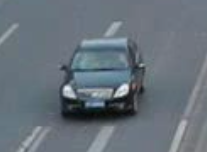
#> input picture RESULTS/vehicle.png, 207 x 152 px
$ python HistogramEq.py
#> lines starting #> are read from the running program, lines starting #| are printed output that depends on the picture
import cv2
import numpy as np
import matplotlib.pyplot as plt

# Load an example image
image_path = 'vehicle.png'  # Replace with your image path
image = cv2.imread(image_path)
#> image is the input picture: shape (152, 207, 3); mean B, G, R 123.1, 114, 103.8
image_rgb = cv2.cvtColor(image, cv2.COLOR_BGR2RGB)  # Convert BGR to RGB

# Convert RGB to Grayscale
gray_image = cv2.cvtColor(image_rgb, cv2.COLOR_RGB2GRAY)

# Convert RGB to HSV
hsv_image = cv2.cvtColor(image_rgb, cv2.COLOR_RGB2HSV)
#> hsv_image: shape (152, 207, 3); mean H, S, V 104.6, 41.4, 123.1

# Extract H, S, and V channels
h_channel, s_channel, v_channel = cv2.split(hsv_image)
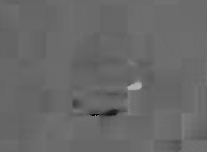
#> h_channel: shape (152, 207); min 0, max 177, mean 104.6
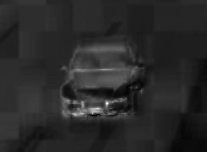
#> s_channel: shape (152, 207); min 0, max 255, mean 41.4
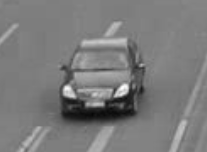
#> v_channel: shape (152, 207); min 6, max 251, mean 123.1

# Combine channels
h_plus_v = cv2.addWeighted(h_channel, 0.5, v_channel, 0.5, 0)
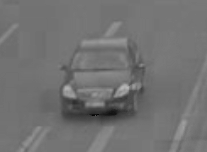
#> h_plus_v: shape (152, 207); min 4, max 184, mean 113.8
h_plus_s = cv2.addWeighted(h_channel, 0.5, s_channel, 0.5, 0)
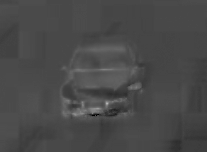
#> h_plus_s: shape (152, 207); min 0, max 181, mean 72.9
s_plus_v = cv2.addWeighted(s_channel, 0.5, v_channel, 0.5, 0)
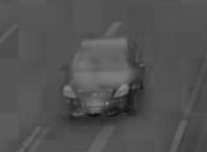
#> s_plus_v: shape (152, 207); min 4, max 138, mean 82.3
h_plus_s_plus_v = cv2.addWeighted(h_plus_s, 0.5, v_channel, 0.5, 0)
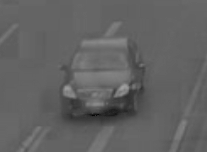
#> h_plus_s_plus_v: shape (152, 207); min 4, max 159, mean 98.1

# Plot the images
plt.figure(figsize=(8, 6))

plt.subplot(3, 4, 1)
plt.imshow(image_rgb)
plt.title('Original RGB Image')
plt.axis('off')

plt.subplot(3, 4, 2)
plt.imshow(gray_image, cmap='gray')
plt.title('Grayscale Image')
plt.axis('off')

plt.subplot(3, 4, 3)
plt.imshow(hsv_image)
plt.title('HSV Image')
plt.axis('off')

plt.subplot(3, 4, 5)
plt.imshow(h_channel, cmap='hsv')
plt.title('Hue Channel')
plt.axis('off')

plt.subplot(3, 4, 6)
plt.imshow(s_channel, cmap='gray')
plt.title('Saturation Channel')
plt.axis('off')

plt.subplot(3, 4, 7)
plt.imshow(v_channel, cmap='gray')
plt.title('Value Channel')
plt.axis('off')

plt.subplot(3, 4, 9)
plt.imshow(h_plus_v, cmap='gray')
plt.title('Hue + Value')
plt.axis('off')

plt.subplot(3, 4, 10)
plt.imshow(h_plus_s, cmap='gray')
plt.title('Hue + Saturation')
plt.axis('off')

plt.subplot(3, 4, 11)
plt.imshow(s_plus_v, cmap='gray')
plt.title('Saturation + Value')
plt.axis('off')

plt.subplot(3, 4, 12)
plt.imshow(h_plus_s_plus_v, cmap='gray')
plt.title('Hue + Saturation + Value')
plt.axis('off')

plt.tight_layout()
plt.show()

$ run again, with RESULTS/color channels.png copied over RESULTS/vehicle.png
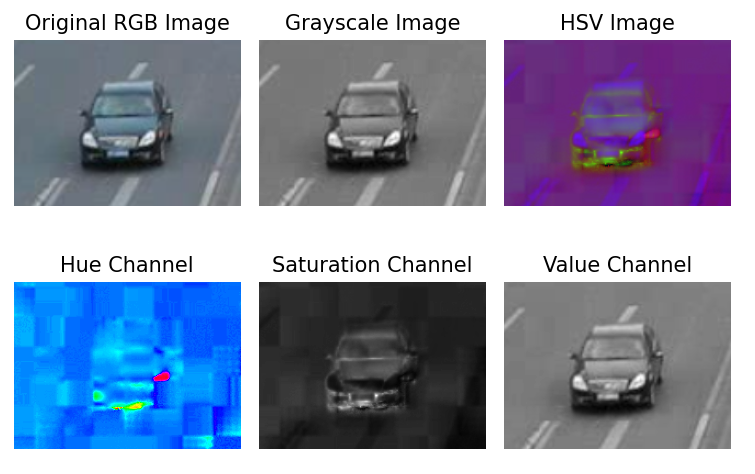
#> input picture RESULTS/color channels.png, 755 x 474 px
#> image is the input picture: shape (474, 755, 3); mean B, G, R 172.5, 149.7, 141.9
#> hsv_image: shape (474, 755, 3); mean H, S, V 36.7, 49.8, 173.2
#> `h_plus_s = cv2.addWeighted(h_channel, 0.5, s_channel, 0.5, 0)`:
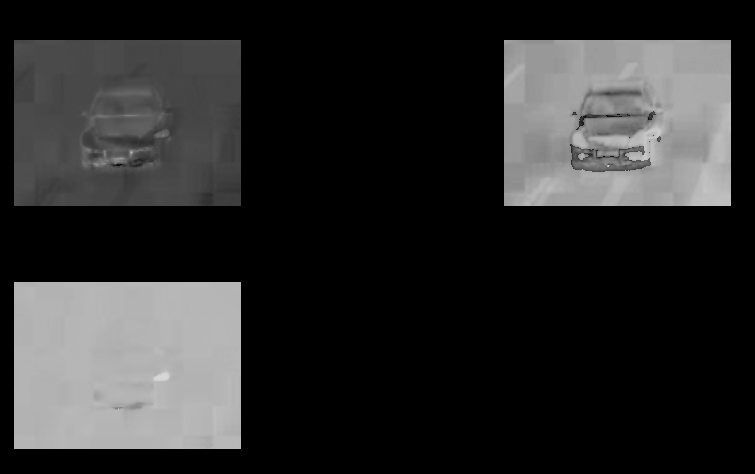
#> h_plus_s: shape (474, 755); min 0, max 216, mean 43.2
#> `h_plus_s_plus_v = cv2.addWeighted(h_plus_s, 0.5, v_channel, 0.5, 0)`:
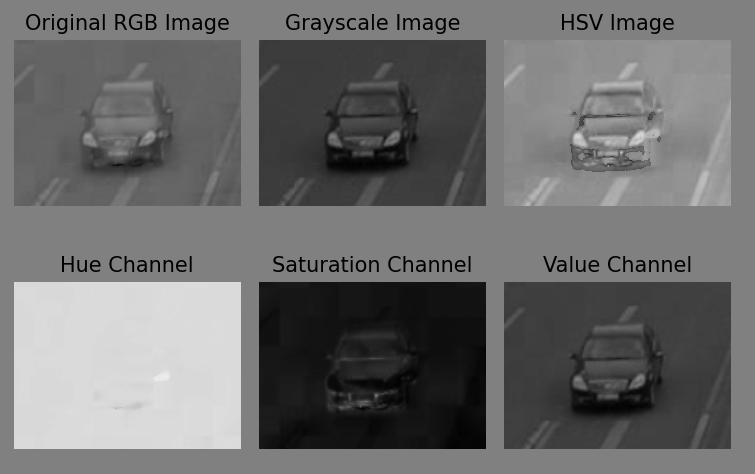
#> h_plus_s_plus_v: shape (474, 755); min 0, max 236, mean 108.4

$ run again, with RESULTS/detection2.png copied over RESULTS/vehicle.png
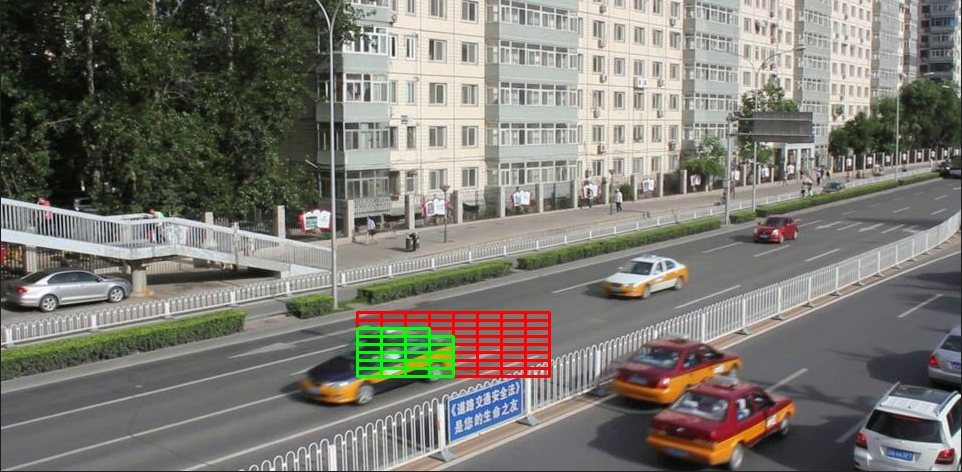
#> input picture RESULTS/detection2.png, 962 x 472 px
#> image is the input picture: shape (472, 962, 3); mean B, G, R 113, 120.8, 122.5
#> hsv_image: shape (472, 962, 3); mean H, S, V 54.1, 38.9, 127.7
#> `h_plus_s = cv2.addWeighted(h_channel, 0.5, s_channel, 0.5, 0)`:
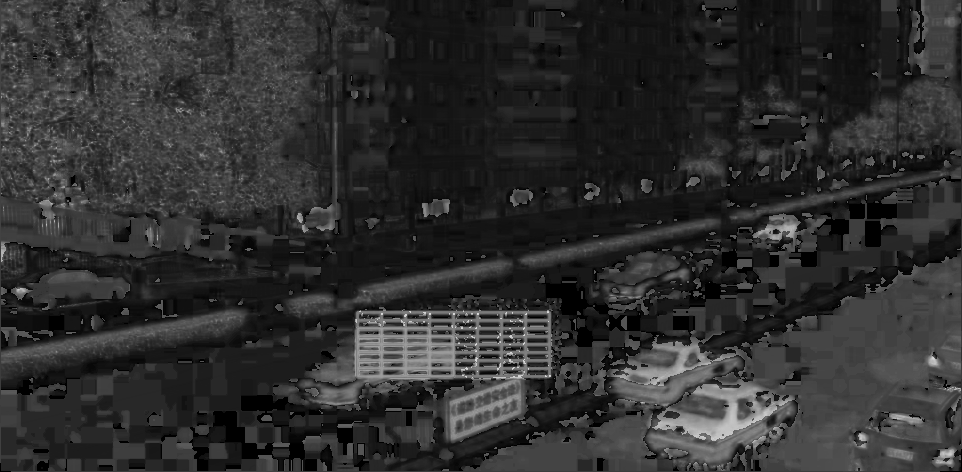
#> h_plus_s: shape (472, 962); min 0, max 217, mean 46.5
#> `h_plus_s_plus_v = cv2.addWeighted(h_plus_s, 0.5, v_channel, 0.5, 0)`:
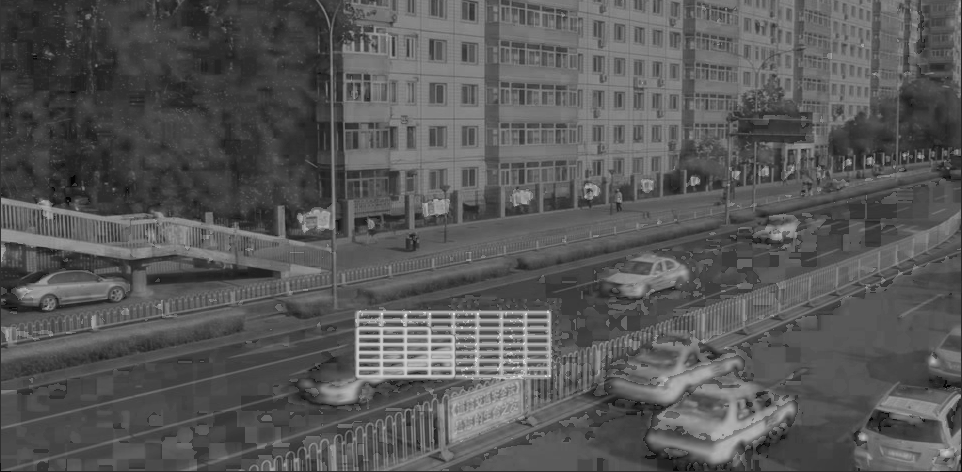
#> h_plus_s_plus_v: shape (472, 962); min 0, max 232, mean 87.1
